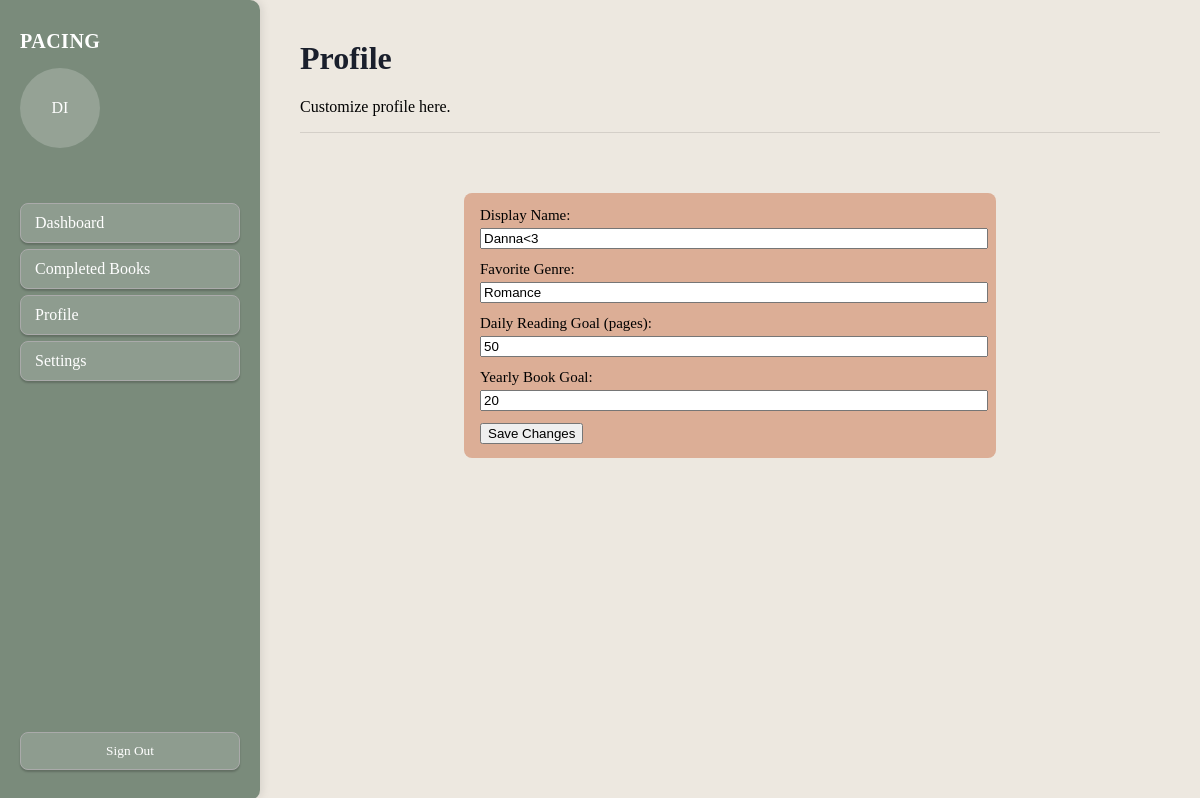
The app's page /profile (signed in) with its own data.
### app.py (models this page shows)
class User(db.Model,UserMixin):
     id = db.Column(db.Integer,primary_key = True)
     email = db.Column(db.String(200),unique=True, nullable = False)
     password = db.Column(db.String(200),nullable = False)
     books = db.relationship('Book',backref = 'owner',lazy = True)
     display_name = db.Column(db.String(100), nullable = True)
     favorite_genre = db.Column(db.String(100))
     daily_goal = db.Column(db.Integer, default = 0)
     yearly_goal = db.Column(db.Integer, default = 0)
     daily_pace = db.Column(db.Integer, default = 0)
     pages_read_today = db.Column(db.Integer, default = 0)
     last_reset = db.Column(db.Date, default=None)

### app.py (the view, shortened to what this page needs)
@app.route('/profile', methods = ['GET','POST'])
@login_required
def profile():
     return render_template('profile.html', user = current_user)

### app.py (called while the page is built)
@login_manager.user_loader
def load_user(user_id):
     return User.query.get(int(user_id))

### templates/profile.html (shortened to what this page needs)
<!DOCTYPE html>
<html lang="en">
<head>
    <link rel="stylesheet" href="{{ url_for('static', filename='style.css') }}">
</head>
<body>
<aside class="sidebar">
    <h2>Pacing</h2>
    <div class="profile-section">
        <div class="profile-avatar"> DI </div>
    </div>
<nav class="sidebar-menu">
        <a href="{{ url_for('index') }}" class="sidebar-btn" style="text-decoration: none;"> Dashboard </a>
        <a href="{{url_for('completed_books')}}"class ='sidebar-btn' style = 'text-decoration:none;'> Completed Books</a>
        <a href = "{{ url_for('profile') }}" class = 'sidebar-btn' style = 'text-decoration:none;'> Profile </a>
        <button class= 'sidebar-btn'> Settings </button>
    </nav>
    <div class="sidebar-footer">
        <button class="signout-button">Sign Out</button>
    </div>
</aside>
    <main class="main-content">
        <h1> Profile</h1>
        <p> Customize profile here.</p>
        <hr>
        <div class="add-book-form">
<form method="POST">
    <label>Display Name:</label>
    <input type="text" name="display_name" value="{{ user.display_name or '' }}">
    <label>Favorite Genre:</label>
    <input type="text" name="favorite_genre" value="{{ user.favorite_genre or '' }}">
    <label>Daily Reading Goal (pages):</label>
    <input type="number" name="daily_goal" value="{{ user.daily_goal or 0 }}">
    <label>Yearly Book Goal:</label>
    <input type="number" name="yearly_goal" value="{{ user.yearly_goal or 0 }}">
    <button type="submit">Save Changes</button>
</form>
    </body>
    </html>

### static/style.css (style rules this page uses)
body { margin: 0; font-family: "EB Garamond", Garamond, "Palatino Linotype", "Book Antiqua", serif; background-color: #EDE8E0; box-sizing: border-box; }
.sidebar { position: fixed; top: 0; left: 0; width: 260px; height: 100vh; box-sizing: border-box; background-color: #7A8B7B; color: #ffffff; padding: 30px 20px; box-shadow: 2px 0 10px rgba(0,0,0,0.1); border-radius: 0 10px 10px 0; display: flex; flex-direction: column; z-index: 10; }
.sidebar h2 { font-size: 20px; margin-top: 0; margin-bottom: 15px; letter-spacing: 0.5px; text-transform: uppercase; }
.sidebar-menu { margin-top: 50px; display:flex; flex-direction: column; gap: 6px }
.sidebar-btn { background: rgba(255,255,255,0.15); border: 1px solid #AAA; box-shadow: 0 2px 2px rgba(0,0,0,0.2); color: #ffffff; padding: 10px 14px; border-radius: 8px; cursor: pointer; font-family: 'EB Garamond', Garamond, serif; font-size: 16px; text-align: left; box-sizing: border-box; }
.sidebar-footer { margin-top: auto; }
.main-content { margin-left: 260px; padding: 40px; min-height: 100vh; box-sizing: border-box }
.main-content h1 { color: #1a1f2c; margin-top:0 }
.main-content hr { border:none; border-top: 1px solid #d4cfc8; margin: 0 0 24px 0; }
.profile-section { background-color: transparent; color: #ffffff; }
.profile-avatar { width: 80px; height: 80px; border-radius:50%; background-color: rgba(255,255,255,0.2); display: flex; align-items: center; justify-content: center; }
.signout-button { align-items:center; justify-content:center; display:flex; background: rgba(255,255,255,0.15); border: 1px solid #AAA; box-shadow: 0 2px 2px rgba(0,0,0,0.2); color: #ffffff; padding: 10px 14px; border-radius: 8px; cursor: pointer; font-family: 'EB Garamond', Garamond, serif; width:100%; }
.add-book-form { background-color: #DCAE96; border-radius: 8px; padding: 14px 16px; font-size: 15px; max-width: 500px; margin: 60px auto; }
.add-book-form label { display:block; margin-bottom: 4px; }
.add-book-form input { display:block; margin-bottom:12px; width: 100%; }
.sidebar-menu a.sidebar-btn { font-size: 16px; text-decoration: none !important; width: 100%; }

### records on screen
User: display_name "Danna<3", favorite_genre "Romance", daily_goal "50", yearly_goal "20"
